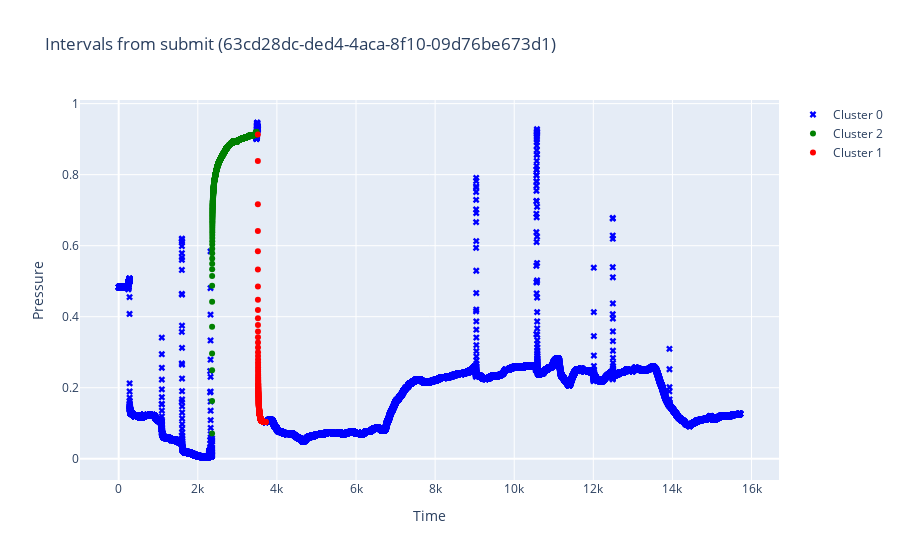

The notebook cell this image was saved under:
### Markdown cell above
## Обработанная кластеризация

### Code cell
plot_data_from_submit(clust_df, filename, SUBMIT_OUTPUT_PATH)

### Figure 1 — Plotly figure (JSON) as saved in the notebook; plotly's stock layout.template omitted (floating-point values rounded to 4 significant figures; data arrays with more than 128 entries replaced by an {"elided": "..."} marker saying what was removed)
{"data": [{"marker": {"color": "blue", "size": 6, "symbol": "x"}, "mode": "markers", "name": "Cluster 0", "type": "scatter", "x": {"elided": "33020 float values"}, "y": {"elided": "33020 float values"}}, {"marker": {"color": "green", "size": 6, "symbol": "circle"}, "mode": "markers", "name": "Cluster 2", "type": "scatter", "x": {"elided": "3117 float values"}, "y": {"elided": "3117 float values"}}, {"marker": {"color": "red", "size": 6, "symbol": "circle"}, "mode": "markers", "name": "Cluster 1", "type": "scatter", "x": {"elided": "578 float values"}, "y": {"elided": "578 float values"}}], "layout": {"showlegend": true, "title": {"text": "Intervals from submit (63cd28dc-ded4-4aca-8f10-09d76be673d1)"}, "xaxis": {"title": {"text": "Time"}}, "yaxis": {"title": {"text": "Pressure"}}}}
